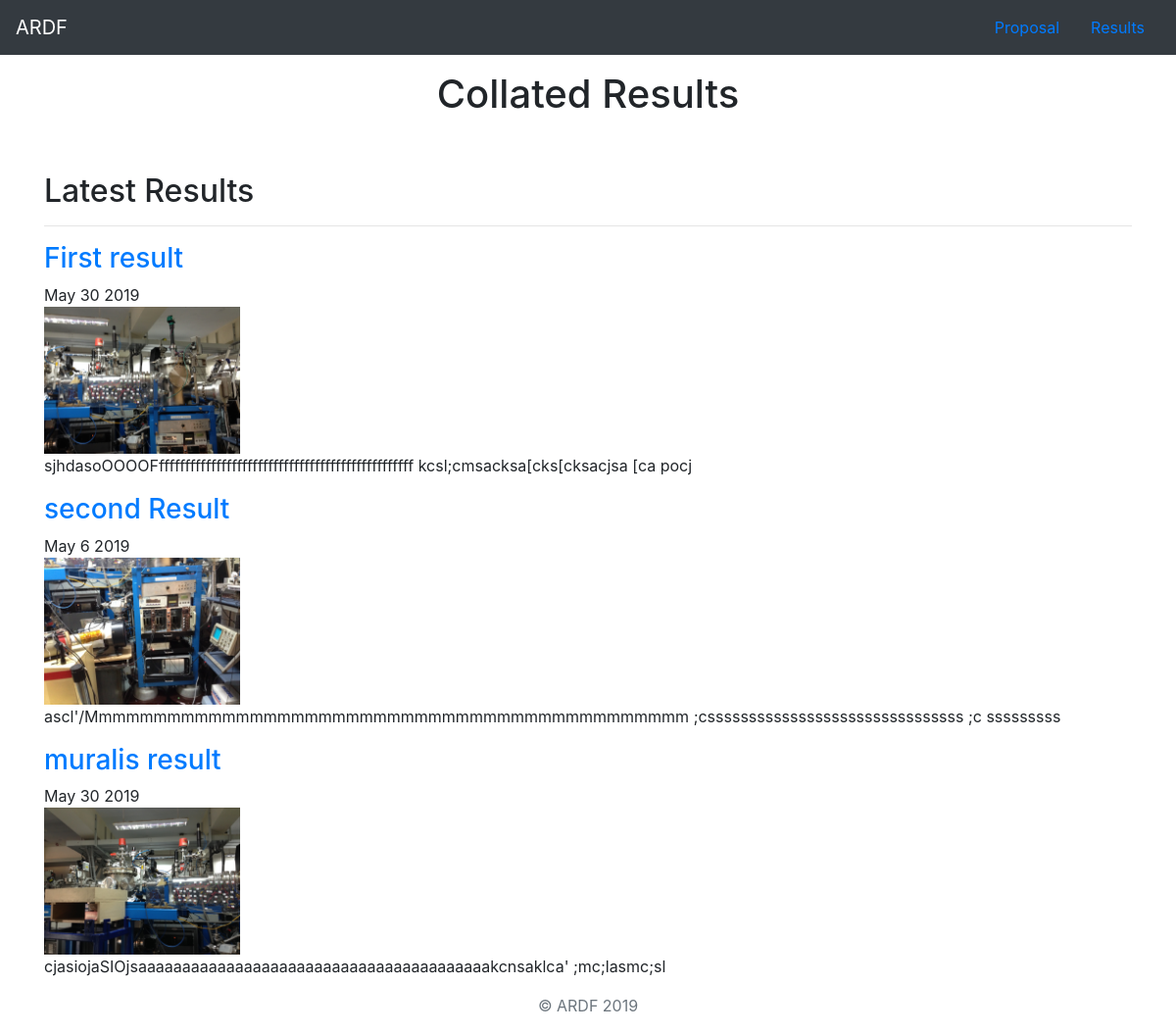
Page /result/ on the committed database.
### blog/models.py (models this page shows, shortened)
class Blog(models.Model):
    title = models.CharField(max_length=255)
    pub_date = models.DateTimeField()
    body = models.TextField()
    image = models.ImageField(upload_to='images/')
    def summary(self):
        return self.body[:100]
    def pub_date_pretty(self):
        return self.pub_date.strftime('%b %e %Y')

### blog/views.py (the view)
# urls.py: path('', views.allblogs, name='allblogs'),
def allblogs(request):
    blogs = Blog.objects
    return render(request, 'blog/allblogs.html', {'blogs':blogs})

### blog/templates/blog/allblogs.html (shortened to what this page needs)
<!doctype html>
<html lang="en">
<head>
  {% load staticfiles %}
  <link rel="stylesheet" href="{% static 'style.css' %}" >
</head>
<body>
  <header>
    <nav class="navbar navbar-expand-lg navbar-dark bg-dark">
      <a class="navbar-brand" href="{% url 'home' %}">ARDF</a>
      <div class="collapse navbar-collapse" id="navbarNavAltMarkup">
        <a class="nav-item nav-link" href="{% static 'proposal.pdf' %}">Proposal</a>
          <a class="nav-item nav-link" href="{% url 'allblogs' %}">Results</a>
      </div>
    </nav>
  </header>
  <main role="main">
    <div class="container">
    <h1 class="text-center pt-3">Collated  Results</h1>
    <br />
    <br />
    <h2>Latest Results</h2>
    <hr />
    {% for blog in blogs.all %}
    <a href="{% url 'detail' blog.id %}"><h3>{{ blog.title }}</h3></a>
    {{ blog.pub_date_pretty }}
    <br />
    <img class="img-fluid" src="{{ blog.image.url }}" height=200 width=200 />
    <br />
    <p>{{ blog.summary }}</p>
    {% endfor %}
  </div>
  </main>
  <footer class="text-muted">
    <div class="container text-center">
      <p>© ARDF {% now "Y" %}</p>
      </div>
  </footer>
</body>
</html>

### rows in the picture
Blog: title "First result", pub_date_pretty "May 30 2019", image (picture), summary "sjhdasoOOOOFfffffffffffffffffffffffffffffffffffffffffffffffff kcsl;cmsacksa[cks[cksacjsa [ca pocj"
Blog: title "second Result", pub_date_pretty "May 6 2019", image (picture), summary "ascl'/Mmmmmmmmmmmmmmmmmmmmmmmmmmmmmmmmmmmmmmmmmmmm ;csssssssssssssssssssssssssssssss ;c sssssssss"
Blog: title "muralis result", pub_date_pretty "May 30 2019", image (picture), summary "cjasiojaSIOjsaaaaaaaaaaaaaaaaaaaaaaaaaaaaaaaaaaaaaaaakcnsaklca' ;mc;lasmc;sl"
